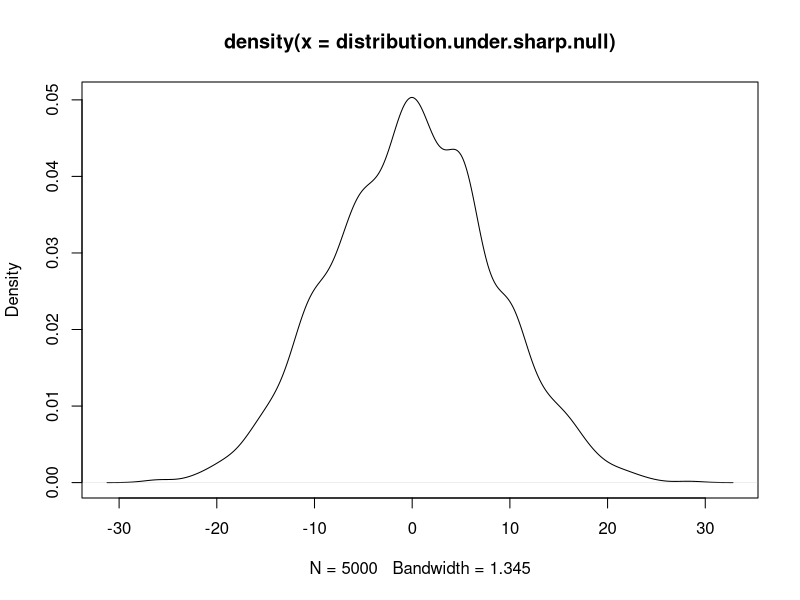
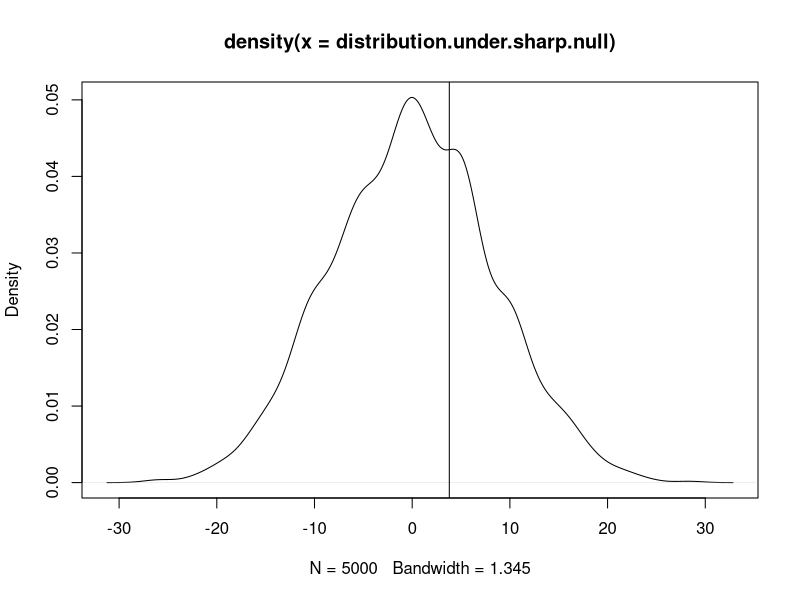
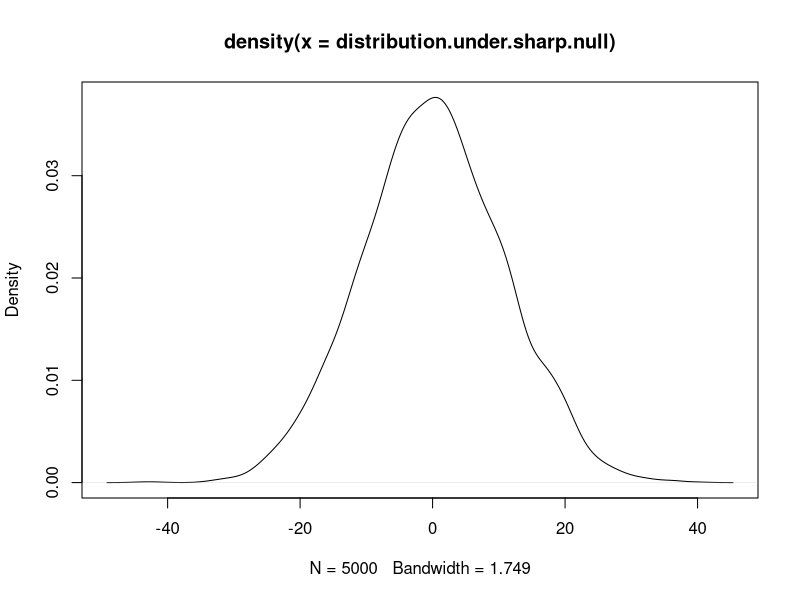

These figures' R source, in order: (Note: this script raises an error after producing the figures.)
### WEEK 3 ###

#Simulate an experiment with no effect
group <- c(rep("Man",20),rep("Woman",20))

po.control <- c(seq(from = 1, to = 20), seq(from = 51, to = 70))
po.treatment <- po.control #no effect because potential outcomes in treatment are the same
po.control
po.treatment

#Function to randomly assign units to treatment and control
randomize <- function() sample(c(rep(0,20),rep(1,20)))
randomize()
randomize()
treatment <- randomize() #Conduct randomization for this experiment
treatment
#Realized outcomes - treatment outcome for those randomized to treatment and control outcome forthose randomized to control
outcomes <- po.treatment * treatment + po.control*(1-treatment)
outcomes
#Function to estimate the average treatment effect
est.ate <- function(outcome, treat) mean(outcome[treat==1]) -
  mean(outcome[treat==0])
ate <- est.ate(outcomes, treatment) #Compute the average treatment effect for this experiment
ate #you see a difference, despite there being no effect!
#How big is that difference likely to be on average?
#We can simulate this a few times to get a sense of how much our treatment effect estimate would vary by chance
est.ate(outcomes, randomize())
est.ate(outcomes, randomize())
est.ate(outcomes, randomize())
#Do this 5,000 to get a sense of the distribution
distribution.under.sharp.null <- replicate(5000, est.ate(outcomes,
                                                         randomize()))
plot(density(distribution.under.sharp.null)) #It's likely we get big differences by chance. This is a sampling distribution.
#How big was our observed difference?
plot(density(distribution.under.sharp.null))
abline(v=ate) #pretty similar to one we'd get by chance
mean(ate <= distribution.under.sharp.null) #p-value

#Simulate an experiment with a large effect
#assignment and outcomes
po.treatment <- po.control + 25
po.control
po.treatment
treatment <- randomize()
outcomes <- po.treatment * treatment + po.control*(1-treatment)
outcomes
#estimate ate
ate <- est.ate(outcomes, treatment)
ate
#what's the uncertainty?
distribution.under.sharp.null <- replicate(5000, est.ate(outcomes,
                                                         randomize()))
plot(density(distribution.under.sharp.null))
abline(v=ate)
mean(ate < distribution.under.sharp.null) #p-value
#Statistical power
#Function to simulate a study of a given treatment effect and get the
p-value
simulate.study <- function(treatment.effect.size){
  po.control <- c(seq(from = 1, to = 20), seq(from = 51, to = 70))
  po.treatment <- po.control + treatment.effect.size
  treatment <- randomize()
  outcomes <- po.treatment * treatment + po.control * (1-treatment)
  ate <- est.ate(outcomes, treatment)
  distribution.under.sharp.null <- replicate(1000, est.ate(outcomes, randomize()))
  return(mean(ate < distribution.under.sharp.null))
}
simulate.study(0) #p-value for no effect
p.values <- replicate(10000, simulate.study(0)) #distribution of p-
values
plot(density(p.values)) #uniform distribution
mean(p.values < 0.05) #how often is p.value under 0.05 when there's no
effect?
  p.values <- replicate(1000, simulate.study(10))
plot(density(p.values))
mean(p.values < 0.05) #somewhat likely to detect this effect

p.values <- replicate(1000, simulate.study(20))
plot(density(p.values))
mean(p.values < 0.05) #very likely to detect this effect
#How does power behave?
simulate.study.lm <- function(baseline, effect.size, sample.size){
  control.units <- rbinom(sample.size, 1, baseline)
  treatment.units <- rbinom(sample.size, 1, baseline +
                              effect.size)
  all.units <- c(control.units, treatment.units)
  treatment.vector <- c(rep(0,sample.size), rep(1,sample.size))
  p.value <- summary(lm(all.units ~ treatment.vector))$coefficients[2,4]
  effect.detected <- p.value < 0.05
  return(effect.detected)
}
get.power <- function(baseline, effect.size, sample.size){
  return(mean(replicate(2000, simulate.study.lm(baseline,
                                                effect.size, sample.size))))
}
#Increasing effect size
get.power(.1, .05, 100)
get.power(.1, .1, 100)
get.power(.1, .15, 100)
get.power(.1, .2, 100)
get.power(.1, .25, 100)
#Increasing sample size
get.power(.1, .05, 100)
get.power(.1, .05, 200)
get.power(.1, .05, 300)
get.power(.1, .05, 400)
get.power(.1, .05, 500)
get.power(.1, .05, 1000)
get.power(.1, .05, 5000)
#Confidence interval
summary(lm(outcomes ~ treatment))
estimate.in.confidence.interval <- function(){
  true.effect <- 25
  
#Simulate outcomes
po.control <- c(seq(from = 1, to = 20), seq(from = 51, to = 70))
  po.treatment <- po.control + true.effect
  treatment <- randomize()
  outcomes <- po.treatment * treatment + po.control*(1-treatment)
  #Run regression
  regression <- summary(lm(outcomes ~ treatment))
  estimate <- regression$coefficients[2,1]
  standard.error <- regression$coefficients[2,2]
  lower.bound <- estimate - standard.error * 1.96
  upper.bound <- estimate + standard.error * 1.96
  #Is estimate in CI?
  estimate.in.ci <- lower.bound < true.effect & upper.bound >
  true.effect
  return(estimate.in.ci)
}
estimate.in.confidence.interval()
mean(replicate(10000, estimate.in.confidence.interval()))
### WEEK 4 ###
#Benefits of blocking
group #recall the group variable
randomize <- function() sample(c(rep(0,20),rep(1,20)))
#on average groups are split evenly, but for any partiuclar randomization they often are not
table(group, randomize())
table(group, randomize())
table(group, randomize())
est.ate <- function(outcome, treat) mean(outcome[treat==1]) -
  mean(outcome[treat==0])
sim.normal.study <- function(){
  po.control <- c(seq(from = 1, to = 20), seq(from = 51, to = 70))
  po.treatment <- po.control
  treatment <- randomize()
  outcomes <- po.treatment * treatment + po.control * (1-treatment)
  ate <- est.ate(outcomes, treatment)
  n.women.treatment <- table(group, treatment)[2,2]
  return(list(ate = ate, n.women.treatment = n.women.treatment))
}
results <- t(replicate(1000, sim.normal.study()))
plot(results)
randomize.blocked <- function(){
  c(sample(c(rep(0,10),rep(1,10))), #group A
    sample(c(rep(0,10),rep(1,10))) #group B
  ) }
#now groups are always balanced

table(group, randomize.blocked())
table(group, randomize.blocked())
table(group, randomize.blocked())
#results of the experiment with blocking
po.control <- c(seq(from = 1, to = 20), seq(from = 51, to = 70))
po.treatment <- po.control + 10 #simulate effect of 10
treatment.blocked <- randomize.blocked()
outcomes.blocked <- po.treatment * treatment.blocked + po.control *
  (1-treatment.blocked)
ate <- est.ate(outcomes.blocked, treatment.blocked)
ate
distribution.under.sharp.null.blocked <- replicate(5000,
                                                   est.ate(outcomes.blocked, randomize.blocked()))
plot(density(distribution.under.sharp.null), col="red", ylim=c(0,.17))
#distribution without blocking
abline(v=ate)
mean(ate < distribution.under.sharp.null)
lines(density(distribution.under.sharp.null.blocked), col="blue")
#distribution with blocking
mean(ate < distribution.under.sharp.null.blocked)
#Similar gains when using regression
po.control <- c(seq(from = 1, to = 20), seq(from = 51, to = 70))
po.treatment <- po.control + 10 #simulate effect of 10
treatment <- randomize()
outcomes <- po.treatment * treatment + po.control * (1-treatment)
summary(lm(outcomes ~ treatment)) #without block indicator
summary(lm(outcomes ~ treatment + factor(group))) #with block
indicator
#Clustering can decrease power
n.classrooms <- 8
n.students <- 16
classroom.ids <- unlist(lapply(1:n.classrooms, function(x)
  rep(x,times=n.students)))
classroom.ids
all.classrooms <- unique(classroom.ids)
all.classrooms
classroom.level.noise <- rnorm(length(all.classrooms))
classroom.level.noise
student.outcomes.control <- rnorm(length(classroom.ids)) +
  classroom.level.noise[classroom.ids]

student.outcomes.control
student.outcomes.treat <- student.outcomes.control + 0.75
randomize.clustered <- function(){
  treat.classroom.ids <- sample(all.classrooms, n.classrooms/2)
  return(
    as.numeric(classroom.ids %in% treat.classroom.ids)
  ) }
randomize.clustered()
randomize.clustered()
randomize.clustered()
#Clustered
treat <- randomize.clustered()
outcomes <- treat * student.outcomes.treat + (1-treat) *
  student.outcomes.control
ate <- est.ate(outcomes, treat)
ate
distribution.under.sharp.null <- replicate(5000, est.ate(outcomes,
                                                         randomize.clustered()))
plot(density(distribution.under.sharp.null))
abline(v=ate)
mean(ate < distribution.under.sharp.null) #p-value
#What if we ignore clustering?
randomize.ignorning.clustering <- function()
  sample(c(rep(0,n.classrooms*n.students/
                 2),rep(1,n.classrooms*n.students/2)))
randomize.ignorning.clustering()
distribution.under.sharp.null.wrong <- replicate(5000,
                                                 est.ate(outcomes, randomize.ignorning.clustering()))
plot(density(distribution.under.sharp.null), ylim=c(0,1.5))
lines(density(distribution.under.sharp.null.wrong))
abline(v=ate)
mean(ate < distribution.under.sharp.null.wrong) #p-value
#No cluster level noise
plot(density(replicate(5000, est.ate(rnorm(length(classroom.ids)),
                                     randomize.clustered()))), xlim=c(-2,2)) #no classroom level noise
added
lines(density(replicate(5000, est.ate(rnorm(length(classroom.ids)) +
                                        classroom.level.noise[classroom.ids], randomize.clustered()))))
#classroom level noise added
lines(density(replicate(5000, est.ate(rnorm(length(classroom.ids)) + 
                                        rnorm(length(classroom.ids)), randomize.clustered())))) #not clustered noise of same size


